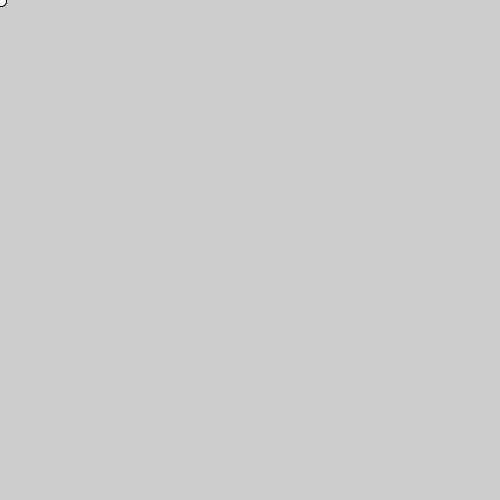
Frame 1 (no input)
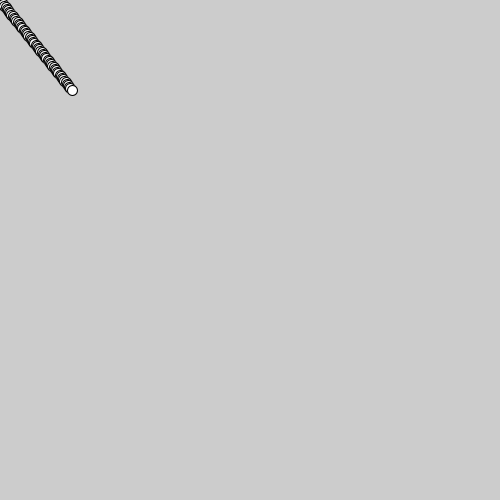
Frame 60 (the mouse pressed at the canvas centre just before this capture)
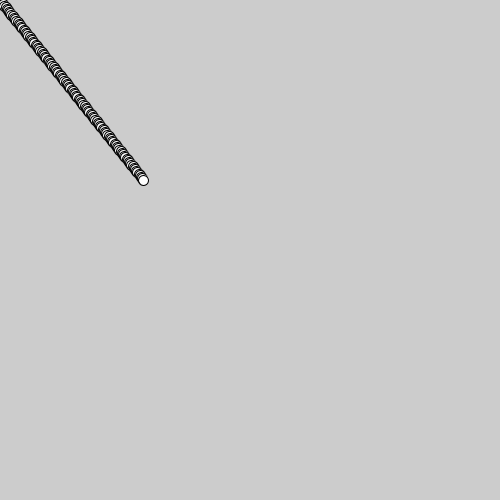
Frame 120 (the mouse held since frame 60 and released just before this capture)

The Processing sketch that drew these frames (run headless with seeded random() and noise(); from frame 60 on, the mouse is pressed at the canvas centre):

// Processing sketch: basics_07
// ── basics_07.pde
// WINTER WORKSHOP 2014, IDAS
// PROTOTYPING WITH CREATIVE CODING
//
// Instructor: KARAM BYUN
// byunnnn.com
// --------------------------
// BASICS 07: Bouncing Ball 
// ------------------------

float x,y;
float speedX = 1.2;
float speedY = 1.5;

void setup(){
  size(500,500);
}

void draw(){
  
  if(x <  0 || x > width){
   speedX = -speedX; 
  }
  
  if(y <  0 || y > height){
   speedY = -speedY; 
  }
  
  x = x+speedX;
  y = y+speedY;
  
  ellipse(x,y,10,10);
  
}
